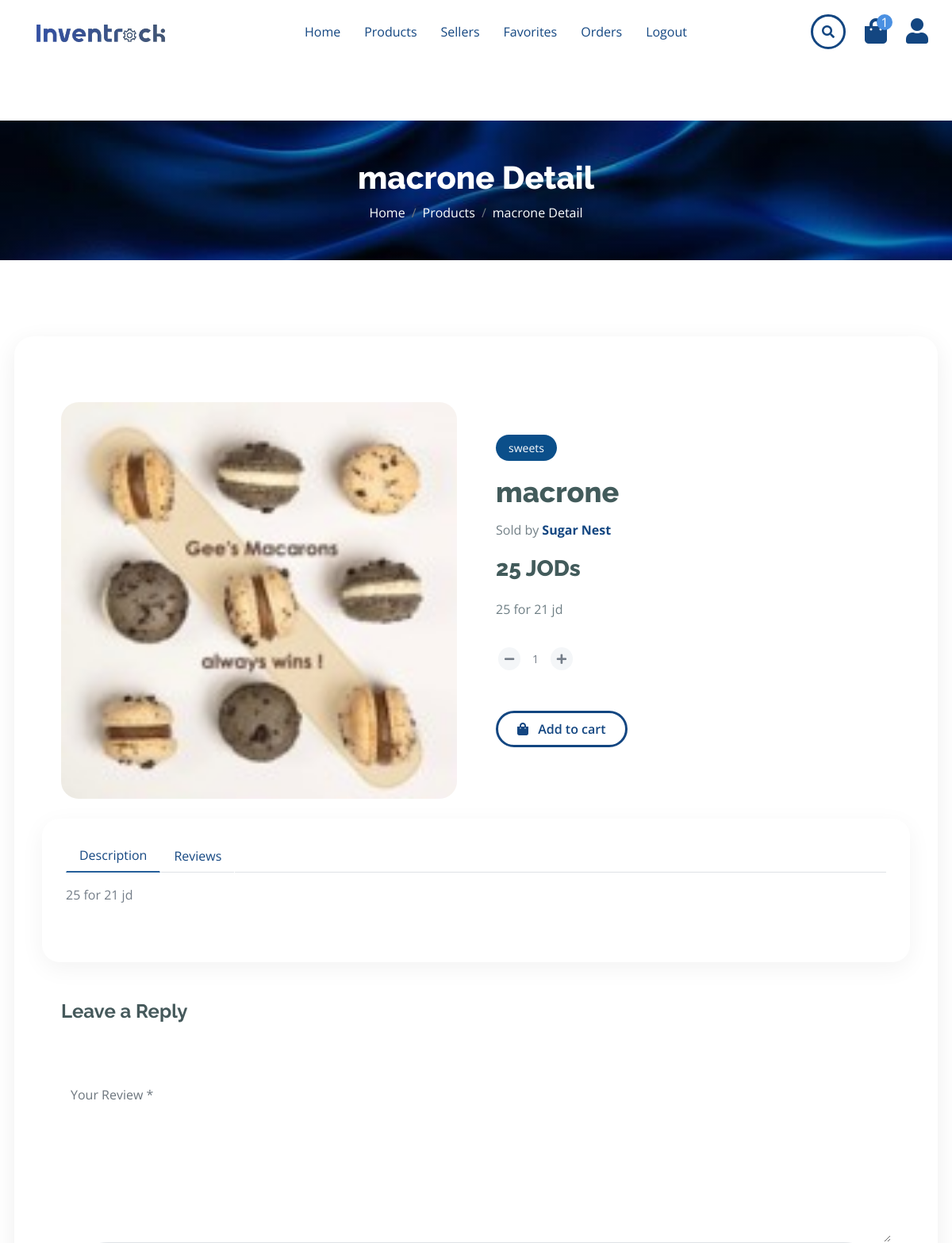
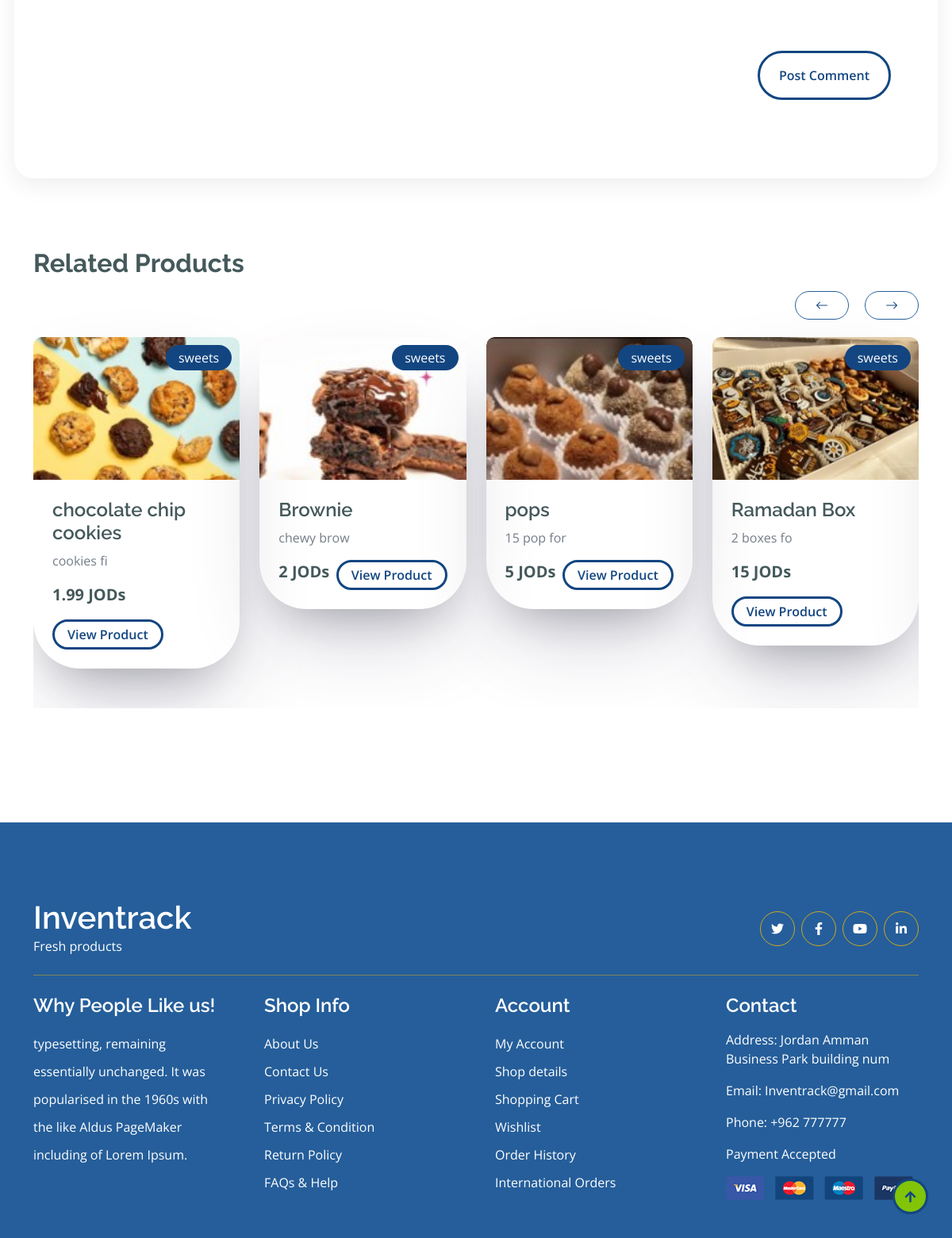
Screenshot of /Site/Product.php?product_id=21 (signed in) with the database file from the repository (2 pictures, top to bottom).
### tables this page shows
CREATE TABLE `products` (
  `id` int(11) NOT NULL,
  `category_id` int(11) NOT NULL,
  `sub_category_id` int(11) NOT NULL,
  `seller_id` int(11) NOT NULL,
  `name` varchar(250) NOT NULL,
  `image` varchar(250) NOT NULL,
  `description` text NOT NULL,
  `price` double NOT NULL,
  `total_rate` double NOT NULL DEFAULT 0,
  `out_of_stock` tinyint(1) GENERATED ALWAYS AS (case when `qty` <= 0 then 1 else 0 end) STORED,
  `is_customized` tinyint(1) NOT NULL,
  `active` int(11) NOT NULL DEFAULT 1,
  `qty` int(11) NOT NULL DEFAULT 0,
  `created_at` timestamp NOT NULL DEFAULT current_timestamp(),
  `qr_token` varchar(64) DEFAULT NULL,
  `qr_scans` int(11) NOT NULL DEFAULT 0
);

CREATE TABLE `categories` (
  `id` int(11) NOT NULL,
  `name` varchar(250) NOT NULL,
  `image` varchar(250) NOT NULL,
  `active` int(11) NOT NULL DEFAULT 1,
  `created_at` timestamp NOT NULL DEFAULT current_timestamp()
);

CREATE TABLE `users` (
  `id` int(11) NOT NULL,
  `user_type_id` int(11) NOT NULL,
  `name` varchar(250) NOT NULL,
  `email` varchar(250) NOT NULL,
  `phone` varchar(250) NOT NULL,
  `password` varchar(250) NOT NULL,
  `image` varchar(250) DEFAULT NULL,
  `description` text DEFAULT NULL,
  `instagram_link` varchar(250) DEFAULT NULL,
  `active` int(11) NOT NULL DEFAULT 1,
  `created_at` timestamp NOT NULL DEFAULT current_timestamp()
);

### Site/Product.php (the view, shortened to what this page needs)
<?php
try {
    $B_ID = $_SESSION['B_ID'] ?? null;
} catch (Throwable $e) {
    echo "<h2 style='color:red'>Product.php ERROR</h2>";
    echo "<pre style='background:#111;color:#0f0;padding:15px;border-radius:8px;white-space:pre-wrap;'>";
    echo "Message: " . $e->getMessage() . "\n\n";
    echo "File: " . $e->getFile() . "\n";
    echo "Line: " . $e->getLine() . "\n\n";
    echo "Trace:\n" . $e->getTraceAsString();
    echo "</pre>";
    exit;
}
?>
<?php
    if ($B_ID) {
        $sql211 = mysqli_query($con, "SELECT COUNT(id) AS cart_count FROM carts WHERE buyer_id = '$B_ID'");
        $row211 = mysqli_fetch_array($sql211);
        $cart_count = $row211['cart_count'];
    }
    $product_id = $_GET['product_id'];
    $sql2 = mysqli_query($con, "select * from products where id='$product_id'");
    $row2 = mysqli_fetch_array($sql2);
$sellerName = "Unknown";
$sellerId   = $row2['seller_id'] ?? null;
if ($sellerId) {
    $sqlSeller = mysqli_query($con, "SELECT name FROM users WHERE id = '$sellerId' LIMIT 1");
    if ($sqlSeller && mysqli_num_rows($sqlSeller) > 0) {
        $rowSeller  = mysqli_fetch_array($sqlSeller);
        $sellerName = $rowSeller['name'];
    }
}
    $productName         = $row2['name'];
    $productImage        = $row2['image'];
    $productDescription  = $row2['description'];
    $productPrice        = $row2['price'];
    $productqty          = $row2['qty'];
    $product_category_id = $row2['category_id'];
    $sql3 = mysqli_query($con, "select * from categories where id='$product_category_id'");
    $row3 = mysqli_fetch_array($sql3);
    $categoryName = $row3['name'];
?>
<!DOCTYPE html>
<html lang="en">
    <head>
        <link rel="stylesheet" href="https://use.fontawesome.com/releases/v5.15.4/css/all.css"/>
        <link href="https://cdn.jsdelivr.net/npm/bootstrap-icons@1.4.1/font/bootstrap-icons.css" rel="stylesheet">
        <link href="lib/lightbox/css/lightbox.min.css" rel="stylesheet">
        <link href="lib/owlcarousel/assets/owl.carousel.min.css" rel="stylesheet">
        <link href="css/bootstrap.min.css" rel="stylesheet">
        <link href="css/style.css" rel="stylesheet">
    </head>
    <body>
        <div class="container-fluid fixed-top">
            <div class="container px-0">
            <nav class="navbar navbar-light bg-white navbar-expand-xl">
            <a href="index.php" class="navbar-brand d-flex align-items-center">
    <img src="../assets/img/Logo.png" class="logo-inventrack" alt="Inventrack">
</a>
                    <div class="collapse navbar-collapse bg-white" id="navbarCollapse">
                        <div class="navbar-nav mx-auto">
                            <a href="index.php" class="nav-item nav-link ">Home</a>
                            <a href="Products.php" class="nav-item nav-link active">Products</a>
                            <a href="Sellers.php" class="nav-item nav-link">Sellers</a>
                            <?php if ($B_ID) {?>
                                <a href="Favorites.php" class="nav-item nav-link">Favorites</a>
                                <?php }?>
                            <?php if ($B_ID) {?>
                                <a href="Orders.php" class="nav-item nav-link">Orders</a>
                            <?php }?>
                            <?php if (! $B_ID) {?>
                            <a href="../Login.php" class="nav-item nav-link">Login</a>
                            <?php } else {?>
                                <a href="./Logout.php" class="nav-item nav-link">Logout</a>
                            <?php }?>
                        </div>
                        <?php if ($B_ID) {?>
<div class="d-flex m-3 me-0">
    <button class="btn-search btn border border-secondary btn-md-square rounded-circle bg-white me-4" data-bs-toggle="modal" data-bs-target="#searchModal"><i class="fas fa-search text-primary"></i></button>
    <a href="./Cart.php" class="position-relative me-4 my-auto">
        <i class="fa fa-shopping-bag fa-2x"></i>
        <span id="cartCount" class="position-absolute bg-secondary rounded-circle d-flex align-items-center justify-content-center text-dark px-1" style="top: -5px; left: 15px; height: 20px; min-width: 20px;"><?php echo $cart_count ?></span>
    </a>
    <a href="./Profile.php" class="my-auto">
        <i class="fas fa-user fa-2x"></i>
    </a>
</div>
<?php }?>
                    </div>
                </nav>
            </div>
        </div>
        <div class="container-fluid page-header py-5">
            <h1 class="text-center text-white display-6"><?php echo $productName ?> Detail</h1>
            <ol class="breadcrumb justify-content-center mb-0">
                <li class="breadcrumb-item"><a href="./index.php" style="color: #fff !important;">Home</a></li>
                <li class="breadcrumb-item"><a href="./Products.php" style="color: #fff !important;">Products</a></li>
                <li class="breadcrumb-item active text-white"><?php echo $productName ?> Detail</li>
            </ol>
        </div>
        <div class="container-fluid py-5 mt-5">
            <div class="container py-5">
                <div class="row g-4 mb-5">
                   <div class="col-lg-12">
                        <div class="row g-5 align-items-center product-main-card">
                         <div class="col-lg-6">
    <div class="product-main-image">
        <img
            src="../Seller_Dashboard/<?php echo $productImage ?>"
            alt="<?php echo htmlspecialchars($productName); ?>"
        >
    </div>
</div>
                            <div class="col-lg-6 product-info">
                             <span class="product-category-label">
    <?php echo htmlspecialchars($categoryName); ?>
</span>
<h1 class="product-title">
    <?php echo htmlspecialchars($productName); ?>
</h1>
<p class="product-seller">
    Sold by
    <a
        href="./Seller.php?seller_id=<?php echo $sellerId; ?>"
        class="product-seller-link"
    >
        <?php echo htmlspecialchars($sellerName); ?>
    </a>
</p>
<h3 class="product-price-main">
    <?php echo $productPrice ?> JODs
</h3>
<p class="product-description-main">
    <?php echo htmlspecialchars($productDescription); ?>
</p>
                                <?php if ((int)$productqty > 0) { ?>
                                    <div class="input-group quantity mb-5" style="width: 100px;">
                                        <div class="input-group-btn">
                                            <button class="btn btn-sm btn-minus rounded-circle bg-light border" >
                                                <i class="fa fa-minus"></i>
                                            </button>
                                        </div>
                                        <input type="text" class="form-control form-control-sm text-center border-0" id="qty" value="1" max="<?php echo $productqty ?>">
                                        <div class="input-group-btn">
                                            <button class="btn btn-sm btn-plus rounded-circle bg-light border">
                                                <i class="fa fa-plus"></i>
                                            </button>
                                        </div>
                                    </div>
                                    <button class="btn border border-secondary rounded-pill px-4 py-2 mb-4 text-primary" id="addToCart"><i class="fa fa-shopping-bag me-2 text-primary"></i> Add to cart</button>
                                                 <?php }?>
                            </div>
                            <div class="col-lg-12 product-tabs-card">
                                <nav>
                                    <div class="nav nav-tabs mb-3">
                                        <button class="nav-link active border-white border-bottom-0" type="button" role="tab"
                                            id="nav-about-tab" data-bs-toggle="tab" data-bs-target="#nav-about"
                                            aria-controls="nav-about" aria-selected="true">Description</button>
                                        <button class="nav-link border-white border-bottom-0" type="button" role="tab"
                                            id="nav-mission-tab" data-bs-toggle="tab" data-bs-target="#nav-mission"
                                            aria-controls="nav-mission" aria-selected="false">Reviews</button>
                                    </div>
                                </nav>
                                <div class="tab-content mb-5">
                                    <div class="tab-pane active" id="nav-about" role="tabpanel" aria-labelledby="nav-about-tab">
                                        <p><?php echo $productDescription ?> </p>
                                    </div>
                                </div>
                            </div>
                            <form action="./Product.php?product_id=<?php echo $product_id ?>&tab=reviews" method="POST">
                                <h4 class="mb-5 fw-bold">Leave a Reply</h4>
                                <div class="row g-4">
                                    <div class="col-lg-12">
                                        <div class="border-bottom rounded my-4">
                                            <textarea name="feedback" id="" class="form-control border-0" cols="30" rows="8" placeholder="Your Review *" spellcheck="false"></textarea>
                                        </div>
                                    </div>
                                    <div class="col-lg-12">
                                        <div class="d-flex justify-content-between py-3 mb-5">
                                            <div class="d-flex align-items-center">
                                            </div>
                                             <button class="btn border border-secondary text-primary rounded-pill px-4 py-3" type="submit" name="Submit">Post Comment</button>
                                        </div>
                                    </div>
                                </div>
                            </form>
                        </div>
                    </div>
                </div>
                <h2 class="fw-bold mb-4">Related Products</h2>
                <div class="vesitable">
                    <div class="owl-carousel vegetable-carousel justify-content-center">
                    <?php
                    $current_product_id = $product_id;
                        $sql55 = mysqli_query(
    $con,
    "SELECT *
     FROM products
     WHERE active = 1
     AND category_id = '$product_category_id'
     AND id != '$current_product_id'
     LIMIT 8"
);
                        while ($row55 = mysqli_fetch_array($sql55)) {
                            $product_id          = $row55['id'];
                            $category_id         = $row55['category_id'];
                            $product_name        = $row55['name'];
                            $product_image       = $row55['image'];
                            $product_price       = $row55['price'];
                            $product_description = $row55['description'];
                            $sql66 = mysqli_query($con, "SELECT * from categories WHERE id = '$category_id'");
                            $row66 = mysqli_fetch_array($sql66);
                            $category_name = $row66['name'];
                        ?>
                        <div class="border border-primary rounded position-relative vesitable-item" id="<?php echo $product_id ?>">
                            <div class="vesitable-img" style="
    height: 180px;
">
                                <img src="../Seller_Dashboard/<?php echo $product_image ?>" class="img-fluid w-100 rounded-top" alt="">
                            </div>
                            <div class="text-white background-sec px-3 py-1 rounded position-absolute" style="top: 10px; right: 10px;"><?php echo $category_name ?></div>
                            <div class="p-4 pb-0 rounded-bottom">
                                <h4><?php echo $product_name ?></h4>
                                <p><?php echo substr($product_description, 0, 10) ?></p>
                                <div class="d-flex justify-content-between flex-lg-wrap">
                                    <p class="text-dark fs-5 fw-bold"><?php echo $product_price ?> JODs</p>
                                    <a href="./Product.php?product_id=<?php echo $product_id ?>" class="btn border border-secondary rounded-pill px-3 py-1 mb-4 text-primary">View Product</a>
                                </div>
                            </div>
                        </div>
<?php
}?>
                    </div>
                </div>
            </div>
        </div>
                            <?php require './Footer.php'?>
        <a href="#" class="btn btn-primary border-3 border-primary rounded-circle back-to-top"><i class="fa fa-arrow-up"></i></a>
    </body>
</html>

### rows the page displays
products: name "macrone", image (picture), price "25", description "25 for 21 jd"
categories: name "sweets"
users: name "Sugar Nest"
products: image (picture), category.name "sweets", name "chocolate chip cookies", description "cookies fi", price "1.99"
products: image (picture), category.name "sweets", name "Brownie", description "chewy brow", price "2"
products: image (picture), category.name "sweets", name "pops", description "15 pop for", price "5"
products: image (picture), category.name "sweets", name "Ramadan Box", description "2 boxes fo", price "15"

### other values shown
$cart_count "1"
